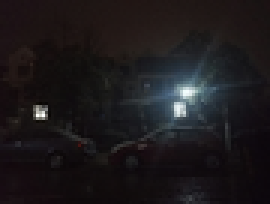
#> input picture Experiment2/night.png, 90 x 68 px, shrunk from 322 x 243 before the run (shown 3 times larger)
$ python task1_histograms.py
#> lines starting #> are read from the running program, lines starting #| are printed output that depends on the picture
### Experiment2/utils.py
"""
Utility functions for Experiment 2: Image Enhancement
"""
import cv2
import numpy as np
import matplotlib.pyplot as plt
from scipy import ndimage
import skimage.exposure as exposure

def load_experiment2_images():
    """Load images for Experiment 2"""
    first_img = cv2.imread('night.png')
#> first_img is the input picture: shape (68, 90, 3); mean B, G, R 27.6, 25.7, 28.9
    sec_img = cv2.imread('peppers.jpg')
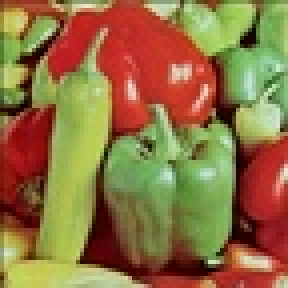
#> input picture Experiment2/peppers.JPG, 72 x 72 px, shrunk from 256 x 256 before the run, found by its file name (shown 4 times larger)
#> sec_img is the input picture: shape (72, 72, 3); mean B, G, R 65.5, 113.4, 144.6

    if first_img is None:
        raise FileNotFoundError("night.png not found")
    if sec_img is None:
        raise FileNotFoundError("peppers.jpg not found")

    # Convert BGR to RGB for display
    first_rgb = cv2.cvtColor(first_img, cv2.COLOR_BGR2RGB)
    sec_rgb = cv2.cvtColor(sec_img, cv2.COLOR_BGR2RGB)

    print(f"First Image (night.png): {first_rgb.shape}")
#| First Image (night.png): (68, 90, 3)
    print(f"Second Image (peppers.jpg): {sec_rgb.shape}")
#| Second Image (peppers.jpg): (72, 72, 3)
#| Shape: (68, 90, 3)
#| Data type: uint8
#| Value range: [3, 255]

    return first_img, sec_img, first_rgb, sec_rgb

def save_figure(filename, dpi=300):
    """Save current matplotlib figure"""
    plt.savefig(filename, dpi=dpi, bbox_inches='tight')
    print(f"Saved: {filename}")

# [23 lines left out: function show_image_grid, not called in this run]

def plot_histograms(image_rgb, title_prefix=""):
    """Plot RGB and luminance histograms"""
    if len(image_rgb.shape) == 2:  # Grayscale
        gray = image_rgb
        r = g = b = None
    else:  # Color
        r = image_rgb[:, :, 0].flatten()
        g = image_rgb[:, :, 1].flatten()
        b = image_rgb[:, :, 2].flatten()
        gray = cv2.cvtColor(image_rgb, cv2.COLOR_RGB2GRAY).flatten()

    fig, axes = plt.subplots(2, 2, figsize=(12, 8))

    # RGB Histograms (if color)
    if r is not None:
        axes[0, 0].hist(r, bins=256, color='red', alpha=0.7, density=True)
        axes[0, 0].set_title(f'{title_prefix}Red Channel Histogram')
        axes[0, 0].set_xlabel('Pixel Value')
        axes[0, 0].set_ylabel('Frequency')
        axes[0, 0].set_xlim([0, 255])
        axes[0, 0].grid(True, alpha=0.3)

        axes[0, 1].hist(g, bins=256, color='green', alpha=0.7, density=True)
        axes[0, 1].set_title(f'{title_prefix}Green Channel Histogram')
        axes[0, 1].set_xlabel('Pixel Value')
        axes[0, 1].set_ylabel('Frequency')
        axes[0, 1].set_xlim([0, 255])
        axes[0, 1].grid(True, alpha=0.3)

        axes[1, 0].hist(b, bins=256, color='blue', alpha=0.7, density=True)
        axes[1, 0].set_title(f'{title_prefix}Blue Channel Histogram')
        axes[1, 0].set_xlabel('Pixel Value')
        axes[1, 0].set_ylabel('Frequency')
        axes[1, 0].set_xlim([0, 255])
        axes[1, 0].grid(True, alpha=0.3)

    # Luminance Histogram
    axes[1, 1].hist(gray, bins=256, color='gray', alpha=0.7, density=True)
    axes[1, 1].set_title(f'{title_prefix}Luminance Histogram')
    axes[1, 1].set_xlabel('Pixel Value')
    axes[1, 1].set_ylabel('Frequency')
    axes[1, 1].set_xlim([0, 255])
    axes[1, 1].grid(True, alpha=0.3)

    plt.tight_layout()
    return fig

### Experiment2/task1_histograms.py
"""
Task 1: Compute and Display RGB & Luminance Histograms
"""
import cv2
import numpy as np
import matplotlib.pyplot as plt
from utils import load_experiment2_images, save_figure, plot_histograms

def compute_statistics(image_rgb):
    """Compute statistical measures for each channel"""
    if len(image_rgb.shape) == 2:
        channels = {'Gray': image_rgb}
    else:
        channels = {
            'Red': image_rgb[:, :, 0],
            'Green': image_rgb[:, :, 1],
            'Blue': image_rgb[:, :, 2]
        }

    stats = {}
    for name, channel in channels.items():
        stats[name] = {
            'min': channel.min(),
            'max': channel.max(),
            'mean': channel.mean(),
            'std': channel.std(),
            'median': np.median(channel)
        }
#> this loop made 3 passes
#> name on passes 1 to 3: 'Red', 'Green', 'Blue'
#> after the loop, stats = 3 items

    return stats

def main():
    print("=" * 60)
    print("TASK 1: RGB & LUMINANCE HISTOGRAMS")
    print("=" * 60)

    # Load first image (night.png)
    first_img, _, first_rgb, _ = load_experiment2_images()

    print(f"\nImage: night.png")
    print(f"Shape: {first_rgb.shape}")
    print(f"Data type: {first_rgb.dtype}")
    print(f"Value range: [{first_rgb.min()}, {first_rgb.max()}]")

    # Compute statistics
    stats = compute_statistics(first_rgb)
#> stats = 3 items

    print("\nChannel Statistics:")
    print("-" * 50)
    for channel, values in stats.items():
        print(f"\n{channel} Channel:")
        print(f"  Min: {values['min']:3d}")
        print(f"  Max: {values['max']:3d}")
        print(f"  Mean: {values['mean']:7.2f}")
        print(f"  Std Dev: {values['std']:7.2f}")
        print(f"  Median: {values['median']:7.2f}")
#> this loop made 3 passes
#> (printed output is left out)

    # Plot histograms
    print("\nGenerating histogram plots...")
    fig_hist = plot_histograms(first_rgb, "Original - ")
#> in plot_histograms, `r = image_rgb[:, :, 0].flatten()`: r = 6120 values, max 255 at index 3432, min 9 at index 3436, mean 28.87
#> in plot_histograms, `g = image_rgb[:, :, 1].flatten()`: g = 6120 values, max 255 at index 3432, min 6 at index 3073, mean 25.69
#> in plot_histograms, `b = image_rgb[:, :, 2].flatten()`: b = 6120 values, max 255 at index 3434, min 3 at index 3073, mean 27.61
#> in plot_histograms, `gray = cv2.cvtColor(image_rgb, cv2.COLOR_RGB2GRAY).flatten()`: gray = 6120 values, max 255 at index 3434, min 7 at index 3073, mean 26.85
    plt.suptitle('RGB and Luminance Histograms of night.png', fontsize=14, y=1.02)
    save_figure('output_task1_histograms.png')
#> in save_figure, `plt.savefig(filename, dpi=dpi, bbox_inches='tight')`:
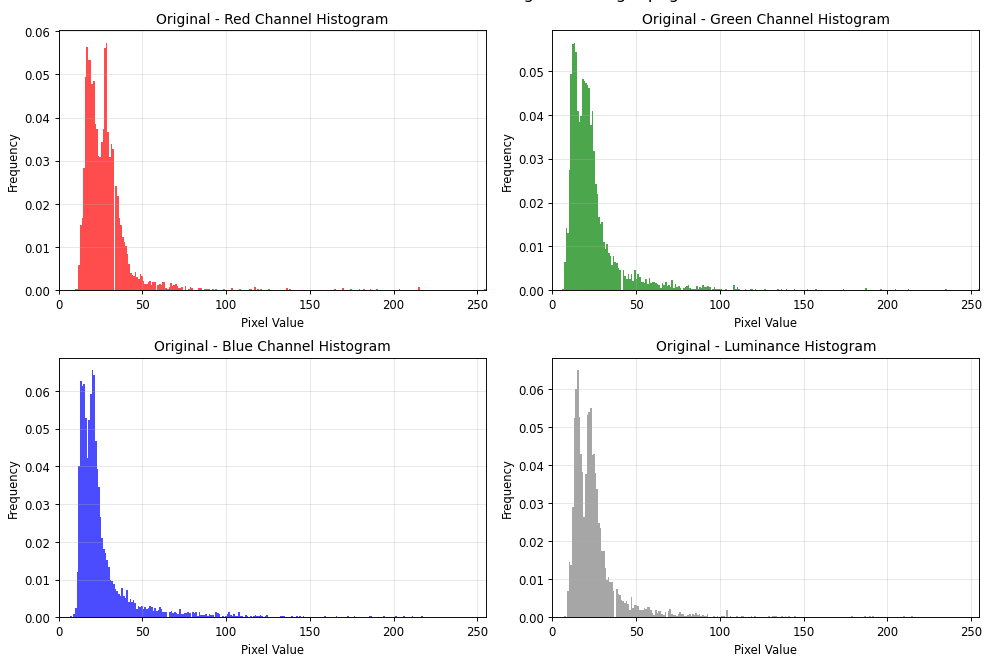
#> figure drawn by matplotlib, 4 panels; panel 1: tallest bar 0.0573 high, from x = 28.22 to 29.18; panel 2: tallest bar 0.0564 high, from x = 12.81 to 13.78; panel 3: tallest bar 0.0656 high, from x = 19.73 to 20.72; panel 4: tallest bar 0.0651 high, from x = 14.75 to 15.72

    # Also show image alongside histograms
    fig_combo, axes = plt.subplots(1, 2, figsize=(12, 5))

    axes[0].imshow(first_rgb)
    axes[0].set_title('Original Image (night.png)')
    axes[0].axis('off')

    # Create combined RGB histogram
    colors = ['red', 'green', 'blue']
    for i, color in enumerate(colors):
        channel = first_rgb[:, :, i].flatten()
        axes[1].hist(channel, bins=256, color=color, alpha=0.5,
                    density=True, label=color.capitalize())

    axes[1].set_title('Combined RGB Histogram')
    axes[1].set_xlabel('Pixel Value')
    axes[1].set_ylabel('Frequency')
    axes[1].legend()
    axes[1].grid(True, alpha=0.3)

    plt.tight_layout()
    save_figure('output_task1_image_and_histogram.png')
#> call 2 of save_figure, with filename = 'output_task1_image_and_histogram.png', dpi = 300
#> in save_figure (call 2), `plt.savefig(filename, dpi=dpi, bbox_inches='tight')`:
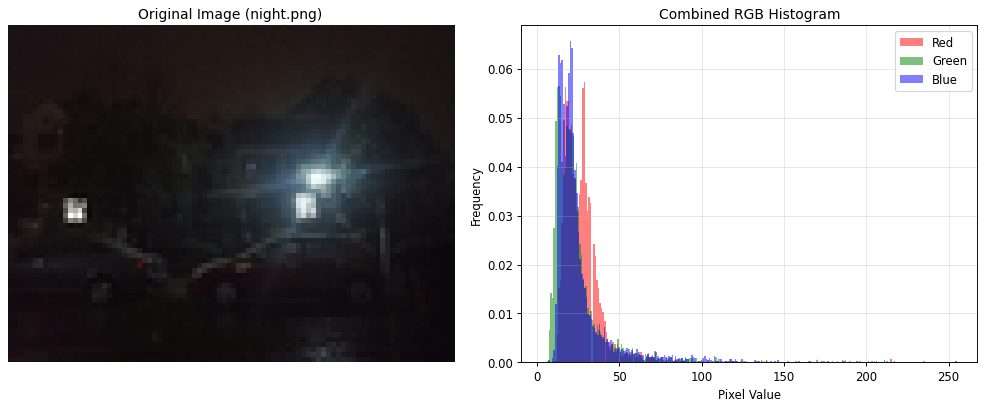
#> figure drawn by matplotlib, 2 panels; panel 2: tallest bar 0.0573 high, from x = 28.22 to 29.18; panel 2: tallest bar 0.0564 high, from x = 12.81 to 13.78; panel 2: tallest bar 0.0656 high, from x = 19.73 to 20.72

    plt.show()
    print("\n✅ Task 1 completed successfully!")

if __name__ == "__main__":
    main()
